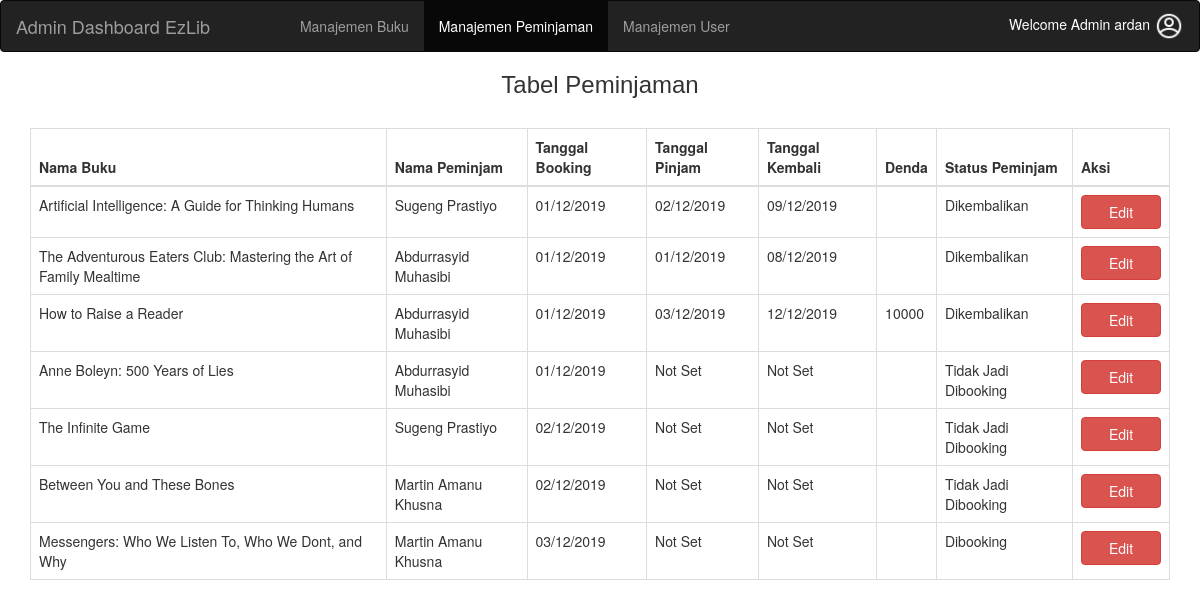
The app's page /manajemen_peminjaman.php (signed in), older data.
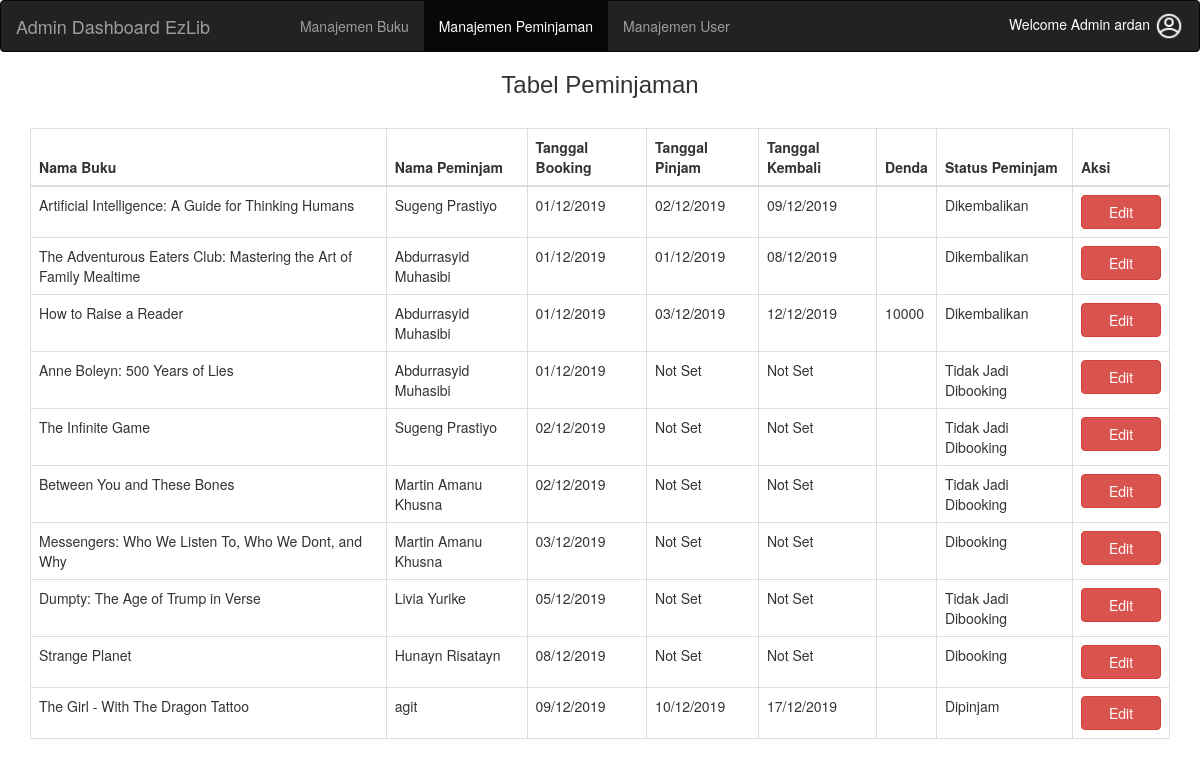
The same page, newer data.
### tables this page shows
CREATE TABLE `buku` (
  `id_buku` int(11) NOT NULL,
  `nama_buku` varchar(100) NOT NULL,
  `penerbit` varchar(50) NOT NULL,
  `keterangan_buku` longtext NOT NULL,
  `status_buku` varchar(25) NOT NULL,
  `nama_file` varchar(100) NOT NULL
);

CREATE TABLE `user` (
  `id_user` int(11) NOT NULL,
  `username` varchar(10) NOT NULL,
  `password` varchar(70) NOT NULL,
  `nama_user` varchar(30) NOT NULL,
  `alamat_user` varchar(80) NOT NULL,
  `email` varchar(40) NOT NULL,
  `no_hp` varchar(20) NOT NULL
);

CREATE TABLE `peminjaman` (
  `id_peminjaman` int(11) NOT NULL,
  `id_user` int(11) NOT NULL,
  `id_buku` int(11) NOT NULL,
  `tanggal_booking` varchar(20) NOT NULL,
  `tanggal_pinjam` varchar(20) NOT NULL,
  `tanggal_kembali` varchar(20) NOT NULL,
  `denda` varchar(25) NOT NULL,
  `status` varchar(30) NOT NULL
);

### manajemen_peminjaman.php (the view, shortened to what this page needs)
<!DOCTYPE html>
<html lang="en">
<head>
    <link rel="stylesheet" href="https://maxcdn.bootstrapcdn.com/bootstrap/3.4.0/css/bootstrap.min.css">
    <link rel="stylesheet" href="css/bootstrap.min.css">
    <link rel="stylesheet" href="css/style1.css">
</head>
<body>
    <?php
    if ($_SESSION['status'] == 'admin_login') {
        ?>
        <nav class="navbar navbar-inverse">
            <div class="container-fluid">
                <div class="navbar-header">
                    <a class="navbar-brand" href="admin_dashboard.php">Admin Dashboard EzLib</a>
                </div>
                <ul class="nav navbar-nav" style="margin-left:60px;">
                    <li><a href="admin_dashboard.php">Manajemen Buku</a></li>
                    <li class="active"><a href="manajemen_peminjaman.php">Manajemen Peminjaman</a></li>
                    <li><a href="manajemen_user.php">Manajemen User</a></li>
                </ul>
                <div class="dropdown" style="float:right">
                    <h5 style="color:white;float:right;margin-top:10px; border-radius: 20px;">Welcome Admin <?php echo $_SESSION['username'] ?> <img src="img/avatar.png" width="30px" height="30px"></h5>
                </div>
            </div>
        </nav>
        <center>
            <h3 style="font-family:Impact, Haettenschweiler, 'Arial Narrow Bold', sans-serif">Tabel Peminjaman</h3>
        </center>
        <?php
            include "connection.php";
            $query = "select * from peminjaman";
            $result = mysqli_query($connect, $query);
            ?>
        <br>
        <center>
            <table class="table table-bordered" style="width:auto;margin-left:30px;margin-right:30px;">
                <thead>
                    <tr>
                        <th>Nama Buku</th>
                        <th>Nama Peminjam</th>
                        <th>Tanggal Booking</th>
                        <th>Tanggal Pinjam</th>
                        <th>Tanggal Kembali</th>
                        <th>Denda</th>
                        <th>Status Peminjam</th>
                        <th>Aksi</th>
                    </tr>
                </thead>
                <tbody>
                    <?php
                        while ($row = mysqli_fetch_array($result)) {
                            $namaBuku = $row['id_buku'];
                            $idUser = $row['id_user'];
                            $queryBuku = "select * from buku where id_buku = '$namaBuku'";
                            $queryUser = "select * from user where id_user = '$idUser'";
                            $resultNamaBuku = mysqli_query($connect, $queryBuku);
                            $resultNamaUser = mysqli_query($connect, $queryUser);
                            while ($rowBuku = mysqli_fetch_array($resultNamaBuku)) {
                                while ($rowUser = mysqli_fetch_array($resultNamaUser)) {
                                    ?>
                                <tr>
                                    <td><?php echo $rowBuku['nama_buku'] ?></td>
                                    <td><?php echo $rowUser['nama_user'] ?></td>
                                    <td><?php echo $row['tanggal_booking'] ?></td>
                                    <td><?php echo $row['tanggal_pinjam'] ?></td>
                                    <td><?php echo $row['tanggal_kembali'] ?></td>
                                    <td><?php echo $row['denda'] ?></td>
                                    <td><?php echo $row['status'] ?></td>
                                    <td><a href="editPeminjaman.php?id_peminjaman=<?php echo $row['id_peminjaman']; ?>"><button style="width:80px;" class="btn btn-danger">Edit</button></a></td>
                                </tr>
                    <?php
                                }
                            }
                        }
                        ?>
                </tbody>
            </table>
        </center>
    <?php
    } else {
        header("Refresh:0; url=admin_login.php");
    }
    ?>
</body>
</html>

Row changes from the older to the newer data that the page shows:
added peminjaman: tanggal_booking "05/12/2019", tanggal_pinjam "Not Set", tanggal_kembali "Not Set", status "Tidak Jadi Dibooking"
now on this page (row unchanged): buku: nama_buku "Dumpty: The Age of Trump in Verse"
added user: nama_user "Livia Yurike"
added peminjaman: tanggal_booking "08/12/2019", tanggal_pinjam "Not Set", tanggal_kembali "Not Set", status "Dibooking"
now on this page (row unchanged): buku: nama_buku "Strange Planet"
added user: nama_user "Hunayn Risatayn"
added peminjaman: tanggal_booking "09/12/2019", tanggal_pinjam "10/12/2019", tanggal_kembali "17/12/2019", status "Dipinjam"
now on this page (row edited): buku: nama_buku "The Girl - With The Dragon Tattoo"
added user: nama_user "agit"
